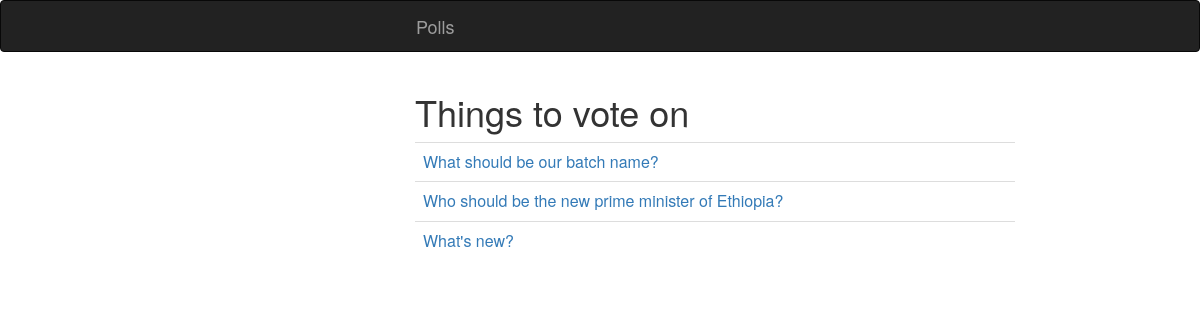
Screenshot of /polls/ with the database file from the repository.
### polls/models.py (models this page shows, shortened)
@python_2_unicode_compatible
class Question(models.Model):
    question_text = models.CharField(max_length=200)
    pub_date = models.DateTimeField('date published')

### polls/views.py (the view)
class IndexView(generic.ListView):
    template_name = 'polls/index.html'
    context_object_name = 'latest_question_list'
    def get_queryset(self):
        return Question.objects.order_by('-pub_date')[:5]

### polls/templates/polls/index.html (shortened to what this page needs)
<link rel="stylesheet" href="https://maxcdn.bootstrapcdn.com/bootstrap/3.3.6/css/bootstrap.min.css">
<nav class="navbar navbar-inverse">
  <div class="container-fluid">
    <div class="navbar-header">
      <a class="navbar-brand" href="#">
	Polls
      </a>
    </div>
  </div>
</nav>
<div class="container-fluid">
<h1>Things to vote on</h1>
<table class="table table-hover">
{% if latest_question_list %}
    {% for question in latest_question_list %}
     <tr><td> <a href="{% url 'polls:detail' question.id %}">{{ question.question_text }}</a></td></tr>
    {% endfor %}
</table>
</div>
{% else %}
    <p>No polls are available.</p>
{% endif %}

### polls/templates/polls/index.html (style rules this page uses)
.table-hover { width:600px; }
.container-fluid { margin-left:400px; }

### rows the page displays
Question: question_text "What should be our batch name?"
Question: question_text "Who should be the new prime minister of Ethiopia?"
Question: question_text "What's new?"
